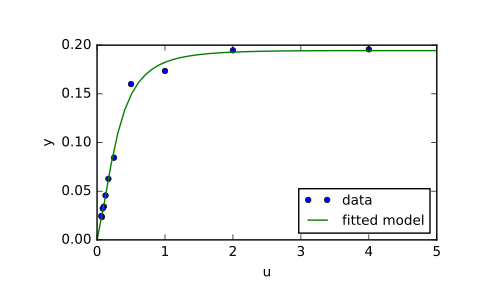

Generate this figure with Python:
from scipy.optimize import least_squares

def model(x, u):
    return x[0] * (u ** 2 + x[1] * u) / (u ** 2 + x[2] * u + x[3])

def fun(x, u, y):
    return model(x, u) - y

def jac(x, u, y):
    J = np.empty((u.size, x.size))
    den = u ** 2 + x[2] * u + x[3]
    num = u ** 2 + x[1] * u
    J[:, 0] = num / den
    J[:, 1] = x[0] * u / den
    J[:, 2] = -x[0] * num * u / den ** 2
    J[:, 3] = -x[0] * num / den ** 2
    return J

u = np.array([4.0, 2.0, 1.0, 5.0e-1, 2.5e-1, 1.67e-1, 1.25e-1, 1.0e-1,
              8.33e-2, 7.14e-2, 6.25e-2])
y = np.array([1.957e-1, 1.947e-1, 1.735e-1, 1.6e-1, 8.44e-2, 6.27e-2,
              4.56e-2, 3.42e-2, 3.23e-2, 2.35e-2, 2.46e-2])
x0 = np.array([2.5, 3.9, 4.15, 3.9])
res = least_squares(fun, x0, jac=jac, bounds=(0, 100), args=(u, y), verbose=1)
# `ftol` termination condition is satisfied.
# Function evaluations 130, initial cost 4.4383e+00, final cost 1.5375e-04, first-order optimality 4.92e-08.
res.x
# array([ 0.19280596,  0.19130423,  0.12306063,  0.13607247])

import matplotlib.pyplot as plt
u_test = np.linspace(0, 5)
y_test = model(res.x, u_test)
plt.plot(u, y, 'o', markersize=4, label='data')
plt.plot(u_test, y_test, label='fitted model')
plt.xlabel("u")
plt.ylabel("y")
plt.legend(loc='lower right')
plt.show()
